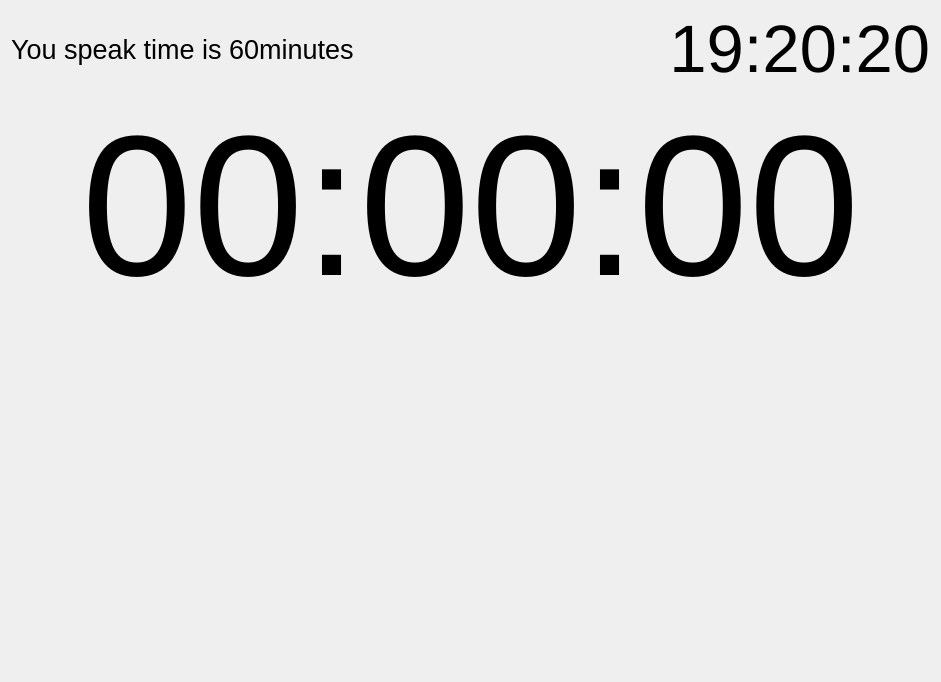
<?xml version="1.0" encoding="UTF-8"?>
<ui version="4.0">
 <class>ExternalScreen</class>
 <widget class="QWidget" name="ExternalScreen">
  <property name="geometry">
   <rect>
    <x>0</x>
    <y>0</y>
    <width>941</width>
    <height>682</height>
   </rect>
  </property>
  <property name="windowTitle">
   <string>Form</string>
  </property>
  <layout class="QVBoxLayout" name="verticalLayout" stretch="0,0,1">
   <item>
    <layout class="QHBoxLayout" name="horizontalLayout">
     <item>
      <widget class="QLabel" name="e_currentTimerLabel">
       <property name="font">
        <font>
         <pointsize>20</pointsize>
        </font>
       </property>
       <property name="text">
        <string>You speak time is 60minutes</string>
       </property>
       <property name="margin">
        <number>10</number>
       </property>
      </widget>
     </item>
     <item>
      <widget class="QLabel" name="e_clockLabel">
       <property name="font">
        <font>
         <pointsize>50</pointsize>
        </font>
       </property>
       <property name="text">
        <string>19:20:20</string>
       </property>
       <property name="alignment">
        <set>Qt::AlignRight|Qt::AlignTrailing|Qt::AlignVCenter</set>
       </property>
      </widget>
     </item>
    </layout>
   </item>
   <item>
    <widget class="QLabel" name="e_activeTimerLabel">
     <property name="font">
      <font>
       <pointsize>150</pointsize>
      </font>
     </property>
     <property name="text">
      <string>00:00:00</string>
     </property>
     <property name="alignment">
      <set>Qt::AlignCenter</set>
     </property>
    </widget>
   </item>
   <item>
    <widget class="QLabel" name="e_messages">
     <property name="font">
      <font>
       <pointsize>20</pointsize>
      </font>
     </property>
     <property name="text">
      <string/>
     </property>
     <property name="alignment">
      <set>Qt::AlignHCenter|Qt::AlignTop</set>
     </property>
    </widget>
   </item>
  </layout>
 </widget>
 <resources/>
 <connections/>
</ui>
